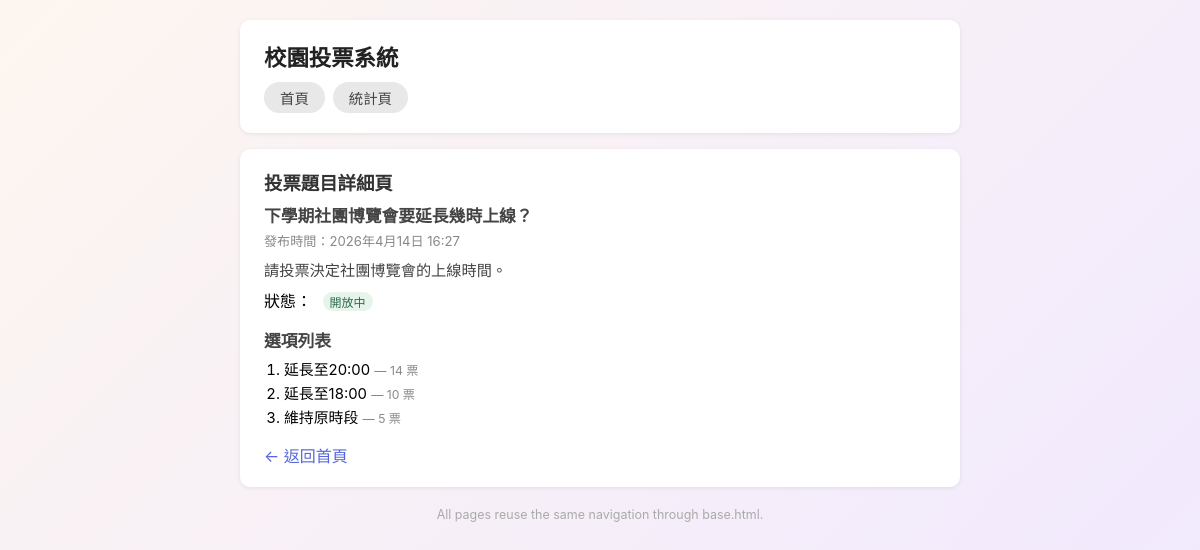
Page /question/4/ on the committed database.
### polls/models.py (models this page shows, shortened)
class Question(models.Model):
    title = models.CharField(max_length=200, verbose_name='題目標題')
    pub_date = models.DateTimeField(verbose_name='發布時間')
    description = models.TextField(verbose_name='題目描述')
    is_open = models.BooleanField(default=True, verbose_name='是否開放')
    class Meta:
        ordering = ['pub_date']
        verbose_name = '投票題目'
        verbose_name_plural = '投票題目'

class Choice(models.Model):
    question = models.ForeignKey(
        Question,
        on_delete=models.CASCADE,
        verbose_name='所屬題目',
    )
    choice_text = models.CharField(max_length=200, verbose_name='選項文字')
    votes = models.IntegerField(default=0, verbose_name='票數')
    class Meta:
        ordering = ['-votes']
        verbose_name = '選項'
        verbose_name_plural = '選項'

### polls/views.py (the view)
# urls.py: path('question/<int:pk>/', views.question_detail, name='question_detail'),
def question_detail(request, pk):
    question = get_object_or_404(Question, pk=pk)
    choices = question.choice_set.all()
    context = {
        'question': question,
        'choices': choices,
    }
    return render(request, 'question_detail.html', context)

### templates/question_detail.html
{% extends "base.html" %}
{% block content %}
<div class="card">
    <h2>投票題目詳細頁</h2>
    <h3>{{ question.title }}</h3>
    <p class="tag">發布時間：{{ question.pub_date }}</p>
    <p style="margin: 8px 0; font-size:0.95em; color:#444;">{{ question.description }}</p>
    <p>
        狀態：
        {% if question.is_open %}
            <span class="badge">開放中</span>
        {% else %}
            <span class="badge badge-closed">已關閉</span>
        {% endif %}
    </p>
    <h3 style="margin-top:16px;">選項列表</h3>
    <ol>
    {% for choice in choices %}
        <li>
            {{ choice.choice_text }}
            <span class="tag">— {{ choice.votes }} 票</span>
        </li>
    {% empty %}
        <li style="color:#aaa;">目前沒有選項。</li>
    {% endfor %}
    </ol>
    <p style="margin-top:16px;">
        <a href="{% url 'polls:home' %}">← 返回首頁</a>
    </p>
</div>
{% endblock %}

### templates/base.html (style rules this page uses)
* { box-sizing: border-box; margin: 0; padding: 0; }
body { font-family: -apple-system, BlinkMacSystemFont, 'Segoe UI', sans-serif; background: linear-gradient(135deg, #fdf6f0 0%, #f0e8ff 100%); min-height: 100vh; padding: 20px; }
.card { background: #fff; border-radius: 10px; padding: 20px 24px; margin-bottom: 16px; box-shadow: 0 1px 4px rgba(0,0,0,0.08); }
h2 { font-size: 1.15em; color: #333; margin-bottom: 8px; }
h3 { font-size: 1.05em; color: #444; margin-bottom: 4px; }
ol { padding-left: 20px; margin: 6px 0; }
li { margin: 3px 0; font-size: 0.93em; }
.tag { font-size: 0.82em; color: #888; }
.badge { display: inline-block; font-size: 0.75em; padding: 1px 7px; border-radius: 10px; background: #e6f4ea; color: #2d6a4f; margin-left: 6px; }
a { color: #5566dd; text-decoration: none; }

### rows in the picture
Question: title "下學期社團博覽會要延長幾時上線？", pub_date "2026年4月14日 16:27", description "請投票決定社團博覽會的上線時間。"
Choice: choice_text "延長至20:00", votes "14"
Choice: choice_text "延長至18:00", votes "10"
Choice: choice_text "維持原時段", votes "5"
